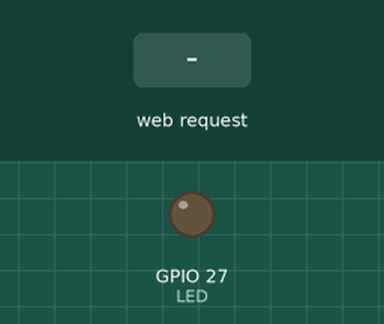
A sketch run on a simulated ESP32. Parts: output pins drawn as LEDs (lit = HIGH). Inputs (shaded band) come from the test bench. WiFi joins after 1.5 s; servers stay silent unless stated; what the sketch prints to the serial monitor is not drawn.

Above: at 2.7 s.
2.8 s: HTTP request GET / received
At 3.3 s:
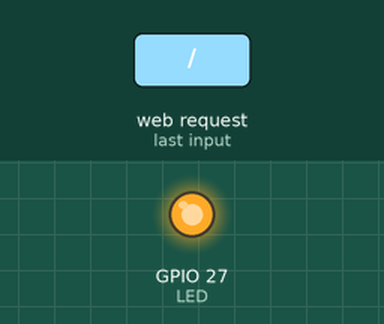
Timing chart, 0 to 5.8 s (numbered marks = the images above; inputs shaded):
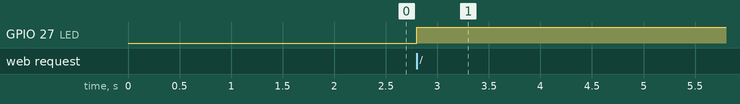

Measured:
- after the input at 2.8 s, GPIO 27 (LED): LOW → HIGH at once

The sketch:

Main.ino
```cpp
#include <WiFi.h>
#include <WebServer.h>

// ===== WIFI =====
const char* ssid = "Jan";
const char* password = "Jan12345678";

// ===== SERVIDOR WEB =====
WebServer server(80);

// ===== SENSORES =====
const int pinLDR = 35;
const int pinLM35 = 34;

// ===== LED ALERTA =====
const int LED = 27;

// ==============================
// Página principal
// ==============================
void enviarPaginaPrincipal() {

  // Lectura sensores
  int valorLDR = analogRead(pinLDR);

  // Cálculo temperatura LM35
  float tempC = (analogRead(pinLM35) * 5.0 / 4095.0) * 100.0;

  // Lógica de alertas
  String colorTemp = "#28a745"; // Verde
  String estado = "NORMAL";

  digitalWrite(LED, LOW);

  if (tempC > 24.0) {
    colorTemp = "#dc3545"; // Rojo
    estado = "ALERTA";
    digitalWrite(LED, HIGH);
  }

  // HTML
  String html = "<!DOCTYPE html>";
  html += "<html>";
  html += "<head>";
  html += "<meta charset='UTF-8'>";
  html += "<meta http-equiv='refresh' content='5'>";
  html += "<title>Monitor CPD</title>";

  html += "<style>";
  html += "body{font-family:Arial,sans-serif;";
  html += "background:#f4f4f4;";
  html += "text-align:center;";
  html += "margin-top:30px;}";

  html += ".card{";
  html += "padding:20px;";
  html += "color:white;";
  html += "display:inline-block;";
  html += "margin:10px;";
  html += "border-radius:10px;";
  html += "width:220px;";
  html += "box-shadow:0 0 10px rgba(0,0,0,0.2);}";

  html += "a{display:block;margin-top:20px;font-size:18px;}";
  html += "</style>";

  html += "</head>";
  html += "<body>";

  html += "<h1>Dashboard de Monitorització CPD</h1>";

  html += "<div class='card' style='background:";
  html += colorTemp;
  html += ";'>";
  html += "<h2>Temperatura</h2>";
  html += "<p>";
  html += String(tempC, 1);
  html += " °C</p>";
  html += "<p>";
  html += estado;
  html += "</p>";
  html += "</div>";

  html += "<div class='card' style='background:#007bff;'>";
  html += "<h2>Llum (LDR)</h2>";
  html += "<p>";
  html += String(valorLDR);
  html += "</p>";
  html += "</div>";

  html += "<br>";
  html += "<a href='/credits'>Crèdits</a>";

  html += "</body>";
  html += "</html>";

  server.send(200, "text/html", html);
}

// ==============================
// Página créditos
// ==============================
void credits() {
  String html = "<html><head><meta charset='UTF-8'></head><body>";
  html += "<h1>Crèdits</h1>";
  html += "<p>Pràctica 3 - Dashboard de monitorització CPD</p>";
  html += "<p>Fet per Jan</p>";
  html += "<a href='/'>Tornar</a>";
  html += "</body></html>";

  server.send(200, "text/html", html);
}

// ==============================
// SETUP
// ==============================
void setup() {

  Serial.begin(115200);

  pinMode(LED, OUTPUT);

  Serial.println();
  Serial.println("Iniciant ESP32...");

  WiFi.begin(ssid, password);

  Serial.print("Connectant");

  while (WiFi.status() != WL_CONNECTED) {
    delay(500);
    Serial.print(".");
  }

  Serial.println();
  Serial.println("Connectat!");
  Serial.print("IP: ");
  Serial.println(WiFi.localIP());

  // Rutas web
  server.on("/", enviarPaginaPrincipal);
  server.on("/credits", credits);

  server.begin();

  Serial.println("Servidor web iniciat");
}

// ==============================
// LOOP
// ==============================
void loop() {
  server.handleClient();
}
```
